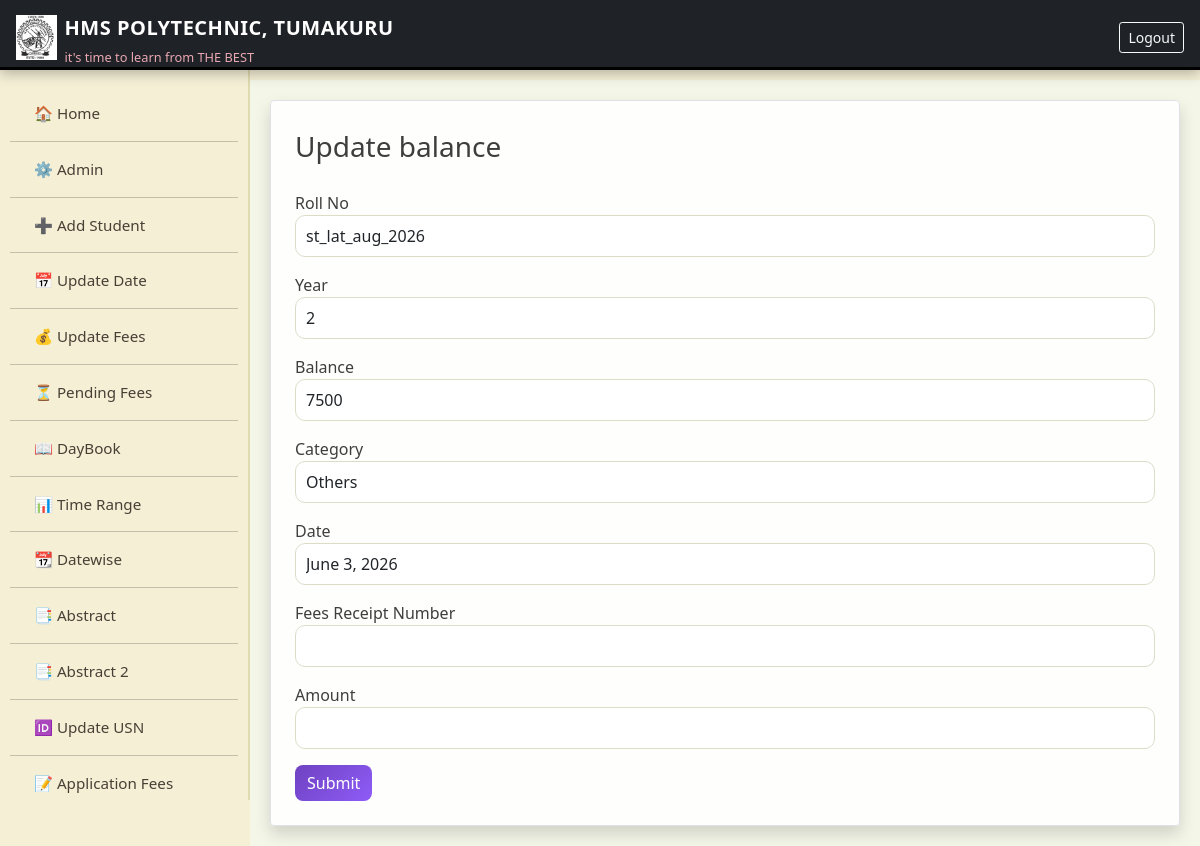
The page /update_form/st_lat_aug_2026/2/2025-26 (signed in) on the database its author committed.
### accounts/models.py (models this page shows, shortened)
class Fees_Details(models.Model):
    student=models.ForeignKey(Student,on_delete=models.CASCADE)
    year=models.IntegerField(default=1,choices=year_choices)
    academic_year=models.ForeignKey(Academic_Year,on_delete=models.CASCADE)
    total_fees=models.IntegerField(default=0)
    collection=models.IntegerField(default=0)
    balance=models.IntegerField(default=0)
    repeater=models.BooleanField(default= False)
    is_detained=models.BooleanField(default= False)

class Student(models.Model):
    roll_no=models.CharField(max_length=15,primary_key=True)
    roll_no2=models.CharField(max_length=15,unique=True,null=True)
    admission_year=models.IntegerField(default=2023)
    name=models.CharField(max_length=30)
    gender=models.CharField(max_length=2,default="M",choices=(('M','M'),('F','F')))
    dep=models.CharField(max_length=20,choices=department_choices)
    category=models.CharField(max_length=20,choices=category_choices,default="Others")
    sub_category=models.CharField(max_length=20,choices=sub_category_choices,default="--")
    student_phone_number=models.CharField(max_length=20,default="12345")
    parent_name=models.CharField(max_length=30,default="abcde")
    parent_phone_number=models.CharField(max_length=20,default="12345")
    student_image=models.FileField(default="default.jpg")
    application_number=models.CharField(max_length=20,default="000000000")
    cancel_admission=models.BooleanField(default=False)
    year_completed=models.IntegerField(default=0)
    merit_no = models.CharField(max_length=20, default="NA")
    Is_lateral = models.BooleanField(default=False)

class Date(models.Model):
    name=models.CharField(primary_key=True,max_length=10)
    date=models.DateField()

### accounts/views.py (the view, shortened to what this page needs)
# urls.py: path('update_form/<str:roll_no>/<int:year>/<str:academic_year>',views.update_form,name="update_form"),
@login_required
def update_form(request, roll_no, year, academic_year):
    if not request.user.is_superuser:
        return HttpResponse("<h1>Permission denied!!</h1>")
    student = get_object_or_404(Student, roll_no2=roll_no)
    fees = get_object_or_404(Fees_Details, student=student, year=year, academic_year=academic_year)
    context = {
        'roll_no': roll_no,
        'year': year,
        'fees': fees,
        'student': student,
        'date': Date.objects.get(pk="1")
    }
    return render(request, 'update_form.html', context)

### templates/update_form.html (shortened to what this page needs)
{% extends "base.html" %}
{% block content %}
	<form class="shadow border rounded p-4 bg-light" method = "post" onsubmit="return Formvalidation()">
        <div class="fs-3">Update balance</div>
        <br>
        <div class="mb-3">
            <label for="name">Roll No</label>
            <input type="text" class="form-control" id="roll_no" name="roll_no" value="{{roll_no}}" readonly>
        </div>
        <div class="mb-3">
            <label for="dept">Year</label>
            <input type="text" class="form-control" id="year" name="year" value="{{year}}" readonly>
        </div>
        <div class="mb-3">
            <label for="dept">Balance</label>
            <input type="text" class="form-control" id="balance" name="balance" value="{{fees.balance}}" readonly>
        </div>
        <div class="mb-3">
            <label for="dept">Category</label>
            <input type="text" class="form-control" id="category" name="category" value="{{student.category}}" readonly>
        </div>
        <div class="mb-3">
            <label for="dept">Date</label>
            <input type="text" class="form-control"  value="{{date.date}}" readonly>
        </div>
        <div class="mb-3">
            <label for="amount">Fees Receipt Number</label>
            <input class="form-control" type="text" name="receipt_no">
        </div>
        <div class="mb-3">
            <label for="amount">Amount</label>
            <input  class="form-control" type="number" name="amount">
        </div>
		<button type="submit" class="btn btn-primary">Submit</button>
	</form>
{% endblock %}

### templates/base.html (style rules this page uses)
body { background-color: #f5efd6 !important; color: #3e3e3e; font-family: 'Segoe UI', Tahoma, sans-serif; }
.card, .bg-light { background: rgba(255,255,255,0.9) !important; backdrop-filter: blur(6px); border: 1px solid rgba(0,0,0,0.08); border-radius: 16px; box-shadow: 0 6px 18px rgba(0,0,0,0.08), 0 2px 4px rgba(0,0,0,0.05); }
.form-control, .form-select { background-color: #ffffff !important; border: 1px solid #dcdcc8; border-radius: 10px; padding: 8px 10px; }
.btn-primary { background: linear-gradient(135deg, #6f42c1, #8e5cf7); border: none; border-radius: 8px; font-weight: 500; }

### rows shown on the page
Fees_Details: balance "7500"
Student: category "Others"
Date: date "June 3, 2026"
